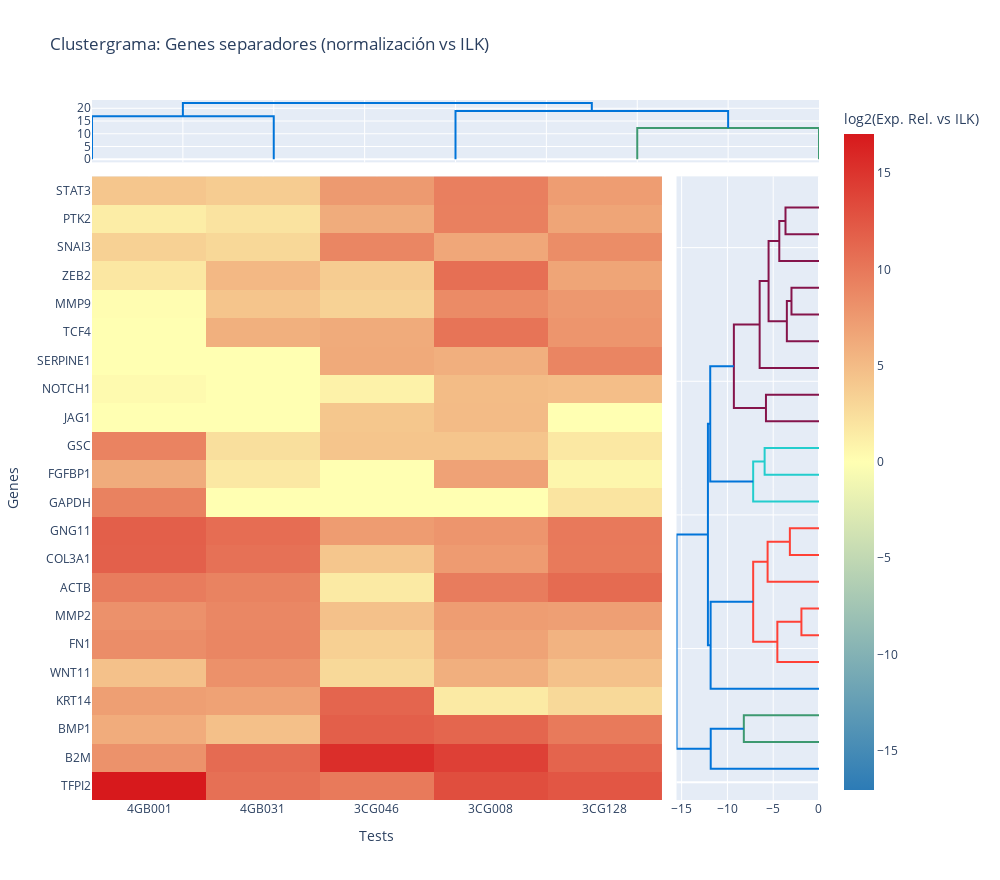

Here is the notebook cell this chart was saved with:
### Code cell
from pathlib import Path
import pandas as pd
import numpy as np
from scipy.stats import ttest_ind

# ----------------------
# 1. Carga y configuración
# ----------------------
ruta_excel = Path("../raw_data/CG-TEM-intestinal_prueba.xlsx")
df_excel = pd.read_excel(ruta_excel, sheet_name=0, header=None)
ruta_archivo = ruta_excel
contexto_biologico = df_excel.iloc[2, 1]
metodo_elegido = df_excel.iloc[1, 1]
tipo_cancer = df_excel.iloc[0, 1]
nombre_controles = df_excel.iloc[3, 1]
nombre_muestras = df_excel.iloc[4, 1]
nombre_archivo = ruta_archivo.stem
ruta_resultados = Path(
    f"../resultados/{nombre_archivo}/{contexto_biologico}/{metodo_elegido}/{tipo_cancer}/"
)
ruta_resultados.mkdir(parents=True, exist_ok=True)

# ----------------------
# 2. Procesamiento de datos crudos
# ----------------------
def cargar_datos_excel(ruta):
    return pd.read_excel(ruta, engine='openpyxl', header=None)

def extraer_informacion_cg(df):
    test_names = df.iloc[5, 2:].dropna().astype(str).tolist()
    genes = df.iloc[9:, 1].dropna().astype(str).tolist()
    return test_names, genes

def procesar_ct(df, genes, nombre_controles, nombre_muestras):
    fila_ct = df.iloc[7]
    controles_list, muestras_list = [], []
    for idx in np.where(fila_ct == "CT")[0]:
        nombre_test = str(df.iloc[5, idx]).strip().upper()
        ct_values = df.iloc[8:, idx].tolist()
        if len(ct_values) < len(genes):
            ct_values.extend([np.nan] * (len(genes) - len(ct_values)))
        elif len(ct_values) > len(genes):
            ct_values = ct_values[:len(genes)]
        df_temp = pd.DataFrame({'test': [nombre_test]*len(genes), 'target': genes, 'ct': ct_values})
    
        if nombre_test.startswith(nombre_controles.strip().upper()):
            controles_list.append(df_temp)
        elif nombre_test.startswith(nombre_muestras.strip().upper()):
            muestras_list.append(df_temp)
    controles_df = pd.concat(controles_list, ignore_index=True) if controles_list else pd.DataFrame()
    muestras_df = pd.concat(muestras_list, ignore_index=True) if muestras_list else pd.DataFrame()
    return controles_df, muestras_df

df = cargar_datos_excel(ruta_archivo)
test_names, genes = extraer_informacion_cg(df)
controles_df, muestras_df = procesar_ct(df, genes, nombre_controles, nombre_muestras)

def procesar_ct_column(df1, df2, columna_ct='ct'):
    def procesar(df, columna):
        df[columna] = df[columna].replace('Undetermined', pd.NA)
        df[columna] = pd.to_numeric(df[columna], errors='coerce')
        return df
    df1 = procesar(df1, columna_ct)
    df2 = procesar(df2, columna_ct)
    valor_maximo = pd.concat([df1[columna_ct], df2[columna_ct]]).max()
    df1[columna_ct] = df1[columna_ct].fillna(valor_maximo)
    df2[columna_ct] = df2[columna_ct].fillna(valor_maximo)
    return df1, df2

controles_df, muestras_df = procesar_ct_column(controles_df, muestras_df)

def filtrar_controles_maquina(df, columna_target='target', controles_maquina=None):
    if controles_maquina is None:
        controles_maquina = ['PPC', 'RTC']
    return df[~df[columna_target].str.startswith(tuple(controles_maquina))]

controles_df = filtrar_controles_maquina(controles_df)
muestras_df = filtrar_controles_maquina(muestras_df)
controles_df = controles_df.assign(tipo='Control')
muestras_df = muestras_df.assign(tipo='Muestra')

# ----------------------
# 3. Fold change y normalización
# ----------------------
def calcular_fold_change(controles, muestras):
    def proc(df, grupo):
        stats = df.groupby('target', as_index=False).agg(
            ct_promedio=('ct', 'mean'), ct_std=('ct', 'std')
        ).rename(columns={'ct_promedio': f'ct_promedio_{grupo}', 'ct_std': f'ct_std_{grupo}'})
        return stats
    stats_cont = proc(controles, 'controles')
    stats_mues = proc(muestras, 'muestras')
    stats_cont['promedio_general_controles'] = stats_cont['ct_promedio_controles'].mean()
    stats_mues['promedio_general_muestras'] = stats_mues['ct_promedio_muestras'].mean()
    stats_cont['delta_ct_promedio_controles'] = stats_cont['ct_promedio_controles'] - stats_cont['promedio_general_controles']
    stats_mues['delta_ct_promedio_muestras'] = stats_mues['ct_promedio_muestras'] - stats_mues['promedio_general_muestras']
    df_consolidado = pd.merge(stats_cont, stats_mues, on='target', how='outer')
    df_consolidado['stability'] = (df_consolidado['ct_std_controles'] + df_consolidado['ct_std_muestras']) / 2
    gen_mas_estable = df_consolidado.loc[df_consolidado['stability'].idxmin(), 'target']
    ref_cont = stats_cont.query("target == @gen_mas_estable")['ct_promedio_controles'].values[0]
    ref_mues = stats_mues.query("target == @gen_mas_estable")['ct_promedio_muestras'].values[0]
    stats_cont['delta_ct_gen_ref_controles'] = stats_cont['ct_promedio_controles'] - ref_cont
    stats_mues['delta_ct_gen_ref_muestras'] = stats_mues['ct_promedio_muestras'] - ref_mues
    df_consolidado = pd.merge(stats_cont, stats_mues, on='target', how='outer')
    df_consolidado['delta_delta_ct_promedio'] = (
        df_consolidado['delta_ct_promedio_muestras'] - df_consolidado['delta_ct_promedio_controles']
    )
    df_consolidado['fold_change_promedio'] = 2 ** (-df_consolidado['delta_delta_ct_promedio'])
    df_consolidado['delta_delta_ct_gen_ref'] = (
        df_consolidado['delta_ct_gen_ref_muestras'] - df_consolidado['delta_ct_gen_ref_controles']
    )
    df_consolidado['fold_change_gen_ref'] = 2 ** (-df_consolidado['delta_delta_ct_gen_ref'])
    return df_consolidado, gen_mas_estable

df_consolidado, gen_referencia = calcular_fold_change(controles_df, muestras_df)

# ----------------------
# 4. Normalización para clustergrama
# ----------------------
df_total = pd.concat([controles_df, muestras_df])
if metodo_elegido == "gen de referencia":
    ref_ct = df_total[df_total['target'] == gen_referencia][['test', 'ct']].rename(
        columns={'ct': f'{gen_referencia}_ct'}
    )
    df_norm = df_total.merge(ref_ct, on='test')
    df_norm['delta_ct'] = df_norm['ct'] - df_norm[f'{gen_referencia}_ct']
    df_norm['log2_rel_expr'] = -df_norm['delta_ct']
else:
    df_norm = df_total.copy()
    df_norm['ct_promedio_test'] = df_norm.groupby('test')['ct'].transform('mean')
    df_norm['delta_ct_promedio'] = df_norm['ct'] - df_norm['ct_promedio_test']
    df_norm['log2_rel_expr'] = -df_norm['delta_ct_promedio']

# ----------------------
# 5. Ranking de separadores (por |ΔΔCt|, fold change o t-test)
# ----------------------
df_separadores = df_consolidado.copy()
df_separadores['abs_delta'] = df_separadores['delta_delta_ct_promedio'].abs() # valor absoluto de ΔΔCt
df_separadores = df_separadores.sort_values('abs_delta', ascending=False)
umbral = 2  # Ajusta según criterio
genes_separadores = df_separadores[df_separadores['abs_delta'] > umbral]['target'].tolist()

print("Genes separadores (umbral delta_delta_ct_promedio > 2):")
print(genes_separadores)
print(df_separadores[df_separadores['target'].isin(genes_separadores)][
    ['target', 'delta_delta_ct_promedio', 'fold_change_promedio', 'abs_delta']
])

# ----------------------
# 6. Clustergrama solo para genes separadores
# ----------------------
import plotly.figure_factory as ff
import plotly.graph_objects as go
from plotly.subplots import make_subplots
from scipy.cluster.hierarchy import linkage

def create_clustered_heatmap(heatmap_data, title):
    dendro_col = ff.create_dendrogram(
        heatmap_data.T,
        orientation='bottom',
        labels=heatmap_data.columns.tolist(),
        linkagefun=lambda x: linkage(x, method='average', metric='euclidean')
    )
    col_order = dendro_col['layout']['xaxis']['ticktext']
    dendro_row = ff.create_dendrogram(
        heatmap_data,
        orientation='right',
        labels=heatmap_data.index.tolist(),
        linkagefun=lambda x: linkage(x, method='average', metric='euclidean')
    )
    row_order = dendro_row['layout']['yaxis']['ticktext']
    clustered_data = heatmap_data.loc[row_order, col_order]
    custom_colorscale = [
        [0.0, '#2c7bb6'], [0.5, '#ffffb2'], [1.0, '#d7191c']
    ]
    fig = make_subplots(
        rows=2, cols=2,
        shared_xaxes=True,
        shared_yaxes=True,
        vertical_spacing=0.02,
        horizontal_spacing=0.02,
        column_widths=[0.8, 0.2],
        row_heights=[0.10, 1],
        specs=[[{"type": "scatter", "colspan": 2}, None],
               [{"type": "heatmap"}, {"type": "scatter"}]]
    )
    for trace in dendro_col['data']:
        fig.add_trace(trace, row=1, col=1)
    for trace in dendro_row['data']:
        fig.add_trace(trace, row=2, col=2)
    heatmap = go.Heatmap(
        z=clustered_data.values,
        x=col_order,
        y=row_order,
        colorscale=custom_colorscale,
        colorbar=dict(title=f"log2(Exp. Rel. vs {gen_referencia})"),
        showscale=True,
        zmid=0
    )
    fig.add_trace(heatmap, row=2, col=1)
    fig.update_layout(title_text=title, width=1000, height=max(800, len(row_order) * 40), showlegend=False)
    fig.update_xaxes(showticklabels=False, row=1, col=1)
    fig.update_xaxes(showticklabels=True, row=2, col=1, title="Tests")
    fig.update_yaxes(showticklabels=True, row=2, col=1, title="Genes")
    fig.update_yaxes(showticklabels=False, row=2, col=2)
    return fig

if genes_separadores:
    heatmap_data = df_norm[df_norm['target'].isin(genes_separadores)].pivot_table(
        index='target', columns='test', values='log2_rel_expr', aggfunc='mean'
    )
    fig = create_clustered_heatmap(
        heatmap_data,
        title=f"Clustergrama: Genes separadores (normalización vs {gen_referencia})"
    )
    fig.show()
else:
    print("No hay suficientes genes separadores para el clustergrama.")

### Figure 1 — Plotly figure (JSON) as saved in the notebook; plotly's stock layout.template omitted (floating-point values rounded to 4 significant figures)
{"data": [{"hoverinfo": "text", "marker": {"color": "rgb(0,116,217)"}, "mode": "lines", "type": "scatter", "x": [5, 5, 15, 15], "xaxis": "x", "y": [0, 16.9, 16.9, 0], "yaxis": "y"}, {"hoverinfo": "text", "marker": {"color": "rgb(61,153,112)"}, "mode": "lines", "type": "scatter", "x": [35, 35, 45, 45], "xaxis": "x", "y": [0, 12.24, 12.24, 0], "yaxis": "y"}, {"hoverinfo": "text", "marker": {"color": "rgb(0,116,217)"}, "mode": "lines", "type": "scatter", "x": [25, 25, 40, 40], "xaxis": "x", "y": [0, 18.9, 18.9, 12.24], "yaxis": "y"}, {"hoverinfo": "text", "marker": {"color": "rgb(0,116,217)"}, "mode": "lines", "type": "scatter", "x": [10, 10, 32.5, 32.5], "xaxis": "x", "y": [16.9, 22.03, 22.03, 18.9], "yaxis": "y"}, {"hoverinfo": "text", "marker": {"color": "rgb(61,153,112)"}, "mode": "lines", "type": "scatter", "x": [0, -8.209, -8.209, 0], "xaxis": "x3", "y": [15, 15, 25, 25], "yaxis": "y3"}, {"hoverinfo": "text", "marker": {"color": "rgb(0,116,217)"}, "mode": "lines", "type": "scatter", "x": [0, -11.82, -11.82, -8.209], "xaxis": "x3", "y": [5, 5, 20, 20], "yaxis": "y3"}, {"hoverinfo": "text", "marker": {"color": "rgb(255,65,54)"}, "mode": "lines", "type": "scatter", "x": [0, -1.92, -1.92, 0], "xaxis": "x3", "y": [55, 55, 65, 65], "yaxis": "y3"}, {"hoverinfo": "text", "marker": {"color": "rgb(255,65,54)"}, "mode": "lines", "type": "scatter", "x": [0, -4.547, -4.547, -1.92], "xaxis": "x3", "y": [45, 45, 60, 60], "yaxis": "y3"}, {"hoverinfo": "text", "marker": {"color": "rgb(255,65,54)"}, "mode": "lines", "type": "scatter", "x": [0, -3.181, -3.181, 0], "xaxis": "x3", "y": [85, 85, 95, 95], "yaxis": "y3"}, {"hoverinfo": "text", "marker": {"color": "rgb(255,65,54)"}, "mode": "lines", "type": "scatter", "x": [0, -5.612, -5.612, -3.181], "xaxis": "x3", "y": [75, 75, 90, 90], "yaxis": "y3"}, {"hoverinfo": "text", "marker": {"color": "rgb(255,65,54)"}, "mode": "lines", "type": "scatter", "x": [-4.547, -7.187, -7.187, -5.612], "xaxis": "x3", "y": [52.5, 52.5, 82.5, 82.5], "yaxis": "y3"}, {"hoverinfo": "text", "marker": {"color": "rgb(0,116,217)"}, "mode": "lines", "type": "scatter", "x": [0, -11.83, -11.83, -7.187], "xaxis": "x3", "y": [35, 35, 67.5, 67.5], "yaxis": "y3"}, {"hoverinfo": "text", "marker": {"color": "rgb(35,205,205)"}, "mode": "lines", "type": "scatter", "x": [0, -5.938, -5.938, 0], "xaxis": "x3", "y": [115, 115, 125, 125], "yaxis": "y3"}, {"hoverinfo": "text", "marker": {"color": "rgb(35,205,205)"}, "mode": "lines", "type": "scatter", "x": [0, -7.188, -7.188, -5.938], "xaxis": "x3", "y": [105, 105, 120, 120], "yaxis": "y3"}, {"hoverinfo": "text", "marker": {"color": "rgb(133,20,75)"}, "mode": "lines", "type": "scatter", "x": [0, -5.792, -5.792, 0], "xaxis": "x3", "y": [135, 135, 145, 145], "yaxis": "y3"}, {"hoverinfo": "text", "marker": {"color": "rgb(133,20,75)"}, "mode": "lines", "type": "scatter", "x": [0, -3.005, -3.005, 0], "xaxis": "x3", "y": [175, 175, 185, 185], "yaxis": "y3"}, {"hoverinfo": "text", "marker": {"color": "rgb(133,20,75)"}, "mode": "lines", "type": "scatter", "x": [0, -3.511, -3.511, -3.005], "xaxis": "x3", "y": [165, 165, 180, 180], "yaxis": "y3"}, {"hoverinfo": "text", "marker": {"color": "rgb(133,20,75)"}, "mode": "lines", "type": "scatter", "x": [0, -3.659, -3.659, 0], "xaxis": "x3", "y": [205, 205, 215, 215], "yaxis": "y3"}, {"hoverinfo": "text", "marker": {"color": "rgb(133,20,75)"}, "mode": "lines", "type": "scatter", "x": [0, -4.337, -4.337, -3.659], "xaxis": "x3", "y": [195, 195, 210, 210], "yaxis": "y3"}, {"hoverinfo": "text", "marker": {"color": "rgb(133,20,75)"}, "mode": "lines", "type": "scatter", "x": [-3.511, -5.506, -5.506, -4.337], "xaxis": "x3", "y": [172.5, 172.5, 202.5, 202.5], "yaxis": "y3"}, {"hoverinfo": "text", "marker": {"color": "rgb(133,20,75)"}, "mode": "lines", "type": "scatter", "x": [0, -6.48, -6.48, -5.506], "xaxis": "x3", "y": [155, 155, 187.5, 187.5], "yaxis": "y3"}, {"hoverinfo": "text", "marker": {"color": "rgb(133,20,75)"}, "mode": "lines", "type": "scatter", "x": [-5.792, -9.296, -9.296, -6.48], "xaxis": "x3", "y": [140, 140, 171.2, 171.2], "yaxis": "y3"}, {"hoverinfo": "text", "marker": {"color": "rgb(0,116,217)"}, "mode": "lines", "type": "scatter", "x": [-7.188, -11.88, -11.88, -9.296], "xaxis": "x3", "y": [112.5, 112.5, 155.6, 155.6], "yaxis": "y3"}, {"hoverinfo": "text", "marker": {"color": "rgb(0,116,217)"}, "mode": "lines", "type": "scatter", "x": [-11.83, -12.13, -12.13, -11.88], "xaxis": "x3", "y": [51.25, 51.25, 134.1, 134.1], "yaxis": "y3"}, {"hoverinfo": "text", "marker": {"color": "rgb(0,116,217)"}, "mode": "lines", "type": "scatter", "x": [-11.82, -15.56, -15.56, -12.13], "xaxis": "x3", "y": [12.5, 12.5, 92.66, 92.66], "yaxis": "y3"}, {"colorbar": {"title": {"text": "log2(Exp. Rel. vs ILK)"}}, "colorscale": [[0, "#2c7bb6"], [0.5, "#ffffb2"], [1, "#d7191c"]], "showscale": true, "type": "heatmap", "x": ["4GB001", "4GB031", "3CG046", "3CG008", "3CG128"], "xaxis": "x2", "y": ["TFPI2", "B2M", "BMP1", "KRT14", "WNT11", "FN1", "MMP2", "ACTB", "COL3A1", "GNG11", "GAPDH", "FGFBP1", "GSC", "JAG1", "NOTCH1", "SERPINE1", "TCF4", "MMP9", "ZEB2", "SNAI3", "PTK2", "STAT3"], "yaxis": "y2", "z": [[17.04, 10.62, 9.83, 13.14, 12.52], [8.11, 10.96, 15.5, 14.12, 11.49], [6.16, 4.67, 11.83, 11.31, 9.86], [7.12, 6.91, 11.38, 1.56, 2.81], [4.6, 8.18, 2.81, 5.96, 4.6], [8.45, 8.94, 3.48, 6.83, 5.62], [8.12, 8.91, 4.6, 7.23, 7.09], [9.67, 9.18, 1.54, 9.69, 11], [11.75, 10.5, 4.21, 7.38, 9.83], [11.87, 10.81, 7.34, 7.83, 9.93], [9.28, 0, 0, 0, 2.02], [6.18, 1.72, 0, 6.86, 0.7], [9.15, 2.35, 4.31, 4.31, 1.68], [0, 0, 4.17, 5.04, 0], [0.37, 0, 0.98, 4.98, 4.82], [0, 0, 6.32, 5.9, 9.06], [0, 5.86, 6.21, 10.29, 7.84], [0.14, 4.31, 3.3, 8.61, 7.65], [1.77, 5.28, 3.75, 10.69, 6.7], [3.4, 2.9, 8.98, 6.51, 8.47], [1.36, 2.05, 6.18, 9.44, 6.68], [4.22, 3.8, 7.51, 9.48, 7.29]], "zmid": 0}], "layout": {"height": 880, "showlegend": false, "title": {"text": "Clustergrama: Genes separadores (normalización vs ILK)"}, "width": 1000, "xaxis": {"anchor": "y", "domain": [0, 1], "showticklabels": false}, "xaxis2": {"anchor": "y2", "domain": [0, 0.784], "showticklabels": true, "title": {"text": "Tests"}}, "xaxis3": {"anchor": "y3", "domain": [0.804, 1]}, "yaxis": {"anchor": "x", "domain": [0.9109, 1]}, "yaxis2": {"anchor": "x2", "domain": [0, 0.8909], "showticklabels": true, "title": {"text": "Genes"}}, "yaxis3": {"anchor": "x3", "domain": [0, 0.8909], "matches": "y2", "showticklabels": false}}}
